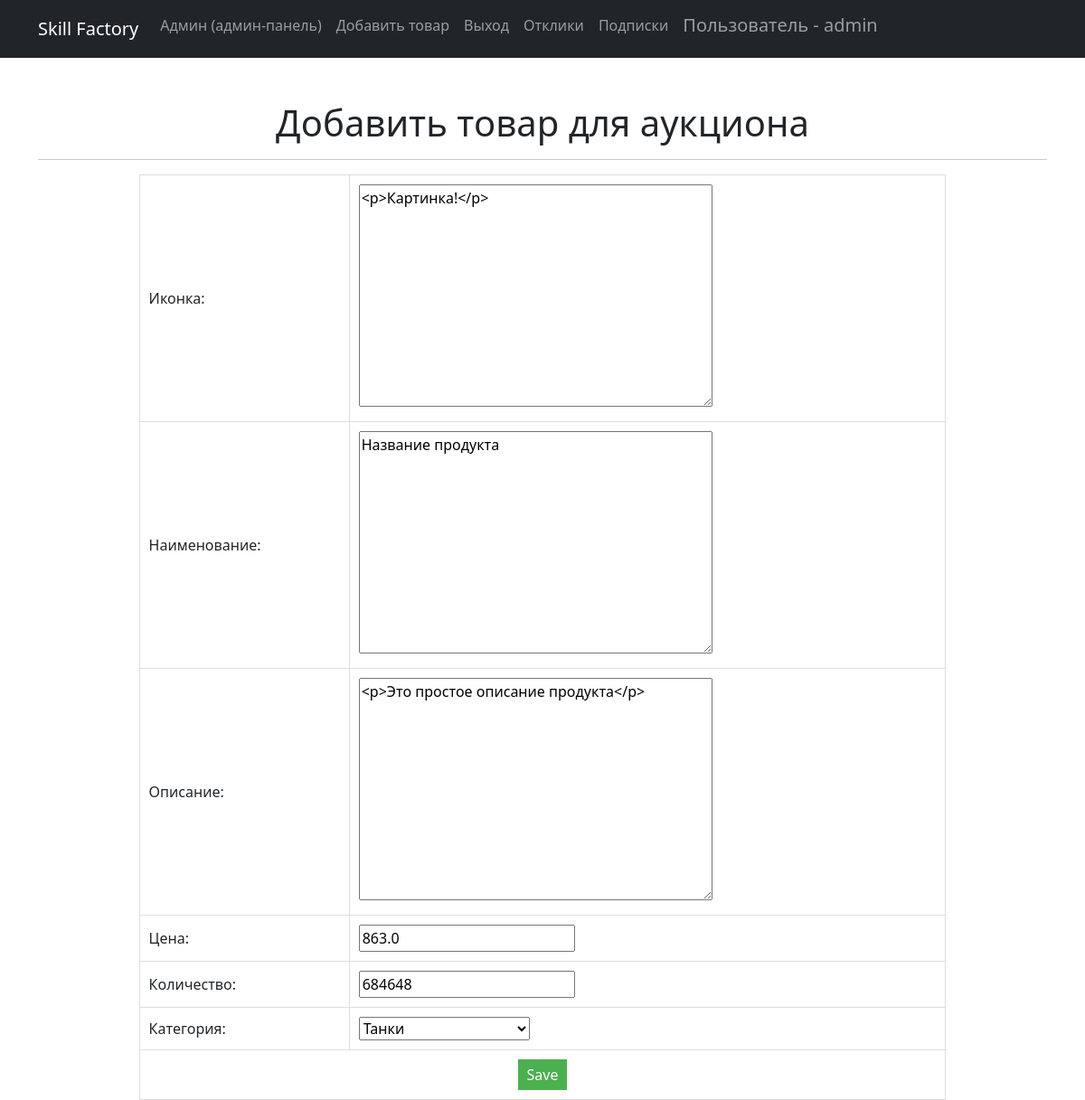
/products/3/update/ (signed in), run on the app's committed database.
### simpleapp/models.py (models this page shows, shortened)
class Product(models.Model):
    class Meta:
        verbose_name = 'Продукт'
        verbose_name_plural = 'Продукты'
    author = models.ForeignKey(Author, on_delete=models.CASCADE)
    icon = RichTextField( # поле для иконки
        verbose_name='Иконка',
        blank=True,  # поле необязательное, может быть пустым
    )
    name = models.TextField(
        max_length=254,
        unique=True, # названия товаров не должны повторяться
        verbose_name='Название',
    )
    description = RichTextField(verbose_name = 'Описание')
    quantity = models.IntegerField(
        validators=[MinValueValidator(0)], verbose_name = 'Количество'
    )
    category = models.ForeignKey(
        to='Category',
        on_delete=models.CASCADE,
        related_name='products', # все продукты в категории будут доступны через поле products
        verbose_name='Категория',
    )
    price = models.FloatField(
        validators=[MinValueValidator(0.0)],
        verbose_name = 'Цена',
    )
    created_at = models.DateTimeField(
        default=timezone.now,  # Значение по умолчанию - текущая дата и время
        verbose_name='Дата создания',
    )

### simpleapp/views.py (the view)
# urls.py: path('<int:pk>/update/', ProductUpdate.as_view(), name='product_update'),
class ProductUpdate(PermissionRequiredMixin, UpdateView):
    permission_required = ('simpleapp.change_product',)
    form_class = ProductForm
    model = Product
    template_name = 'product_edit.html'
    def dispatch(self, request, *args, **kwargs):
        self.object = self.get_object()
        if request.user != self.object.author.authorUser:
            return redirect('product_list')
        return super().dispatch(request, *args, **kwargs)

### simpleapp/forms.py (shortened to what this page needs)
class ProductForm(forms.ModelForm):
    class Meta:
        model = Product
        fields = [
            'icon', 'name', 'description', 'category', 'price', 'quantity', ]
        labels = {
            'icon': 'Иконка',
            'name': 'Наименование',
            'description': 'Описание',
            'category': 'Категория',
            'price': 'Цена',
            'quantity': 'Количество',
        }

### simpleapp/models.py (called while the page is built)
    def __str__(self):
        return self.name.title()

### templates/product_edit.html (shortened to what this page needs)
{% extends 'flatpages/default.html' %}
{% block content %}
    <h1>Добавить товар для аукциона</h1>
    <hr>
    <table>
        <form action="" method="post">
            <tr>
                <td>{{ form.icon.label_tag }}</td>
                <td>{{ form.icon }}</td>
            </tr>
            <tr>
                <td>{{ form.name.label_tag }}</td>
                <td>{{ form.name }}</td>
            </tr>
            <tr>
                <td>{{ form.description.label_tag }}</td>
                <td>{{ form.description }}</td>
            </tr>
            <tr>
                <td>{{ form.price.label_tag }}</td>
                <td>{{ form.price }}</td>
            </tr>
            <tr>
                <td>{{ form.quantity.label_tag }}</td>
                <td>{{ form.quantity }}</td>
            </tr>
            <tr>
                <td>{{ form.category.label_tag }}</td>
                <td>{{ form.category }}</td>
            </tr>
            <tr>
                <td colspan="2" style="text-align: center;">
                    <input type="submit" value="Save" />
                </td>
            </tr>
        </form>
    </table>
{% endblock content %}

### templates/flatpages/default.html (shortened to what this page needs)
<!DOCTYPE html>
<html lang="en">
    <head>
        {% load static %}
        <link href="{% static 'css/styles.css' %}" rel="stylesheet" />
    </head>
    <body>
        <nav class="navbar navbar-expand-lg navbar-dark bg-dark static-top">
   <div class="container">
       <a class="navbar-brand" href="/products/">Skill Factory</a>
       <div class="collapse navbar-collapse" id="navbarResponsive">
           <ul class="navbar-nav ml-auto">
               <li class="nav-item active">
                   <a class="nav-link" href="/admin/">Админ
                       <span class="sr-only">(админ-панель)</span>
                   </a>
               </li>
              {% if user.is_authenticated %}
               <li class="nav-item">
                   <a class="nav-link" href="/products/create/">Добавить товар</a>
               </li>
               {% endif %}
               {% if user.is_authenticated %}
               <li class="nav-item">
                   <a class="nav-link" href="/accounts/logout/">Выход</a>
               </li>
               <li class="nav-item">
                   <a class="nav-link" href="/products/comments/">Отклики</a>
               </li>
               <li class="nav-item">
                   <a class="nav-link" href="/products/subscriptions/">Подписки</a>
               </li>
               <li class="nav-item">
                    <h5><a class="nav-link" href="">Пользователь - {{ user }}</a></h5>
               </li>
               {% endif %}
           </ul>
       </div>
   </div>
</nav>
        <div class="container">
            <div class="text" align="center">
                <br>
                <br>
                {% block content %}
                {% endblock content %}
            </div>
        </div>
    </body>
</html>

### templates/product_edit.html (style rules this page uses)
table { border-collapse: collapse; width: 80%; }
td { padding: 10px; border: 1px solid #ddd; }
input[type="submit"] { padding: 5px 10px; background-color: #4CAF50; color: white; border: none; cursor: pointer; }

### data on the page
Product: icon "<p>Картинка!</p>", name "Название продукта", description "<p>Это простое описание продукта</p>", price "863.0", quantity "684648", category "Танки"

### other printed values
{{ user }} "admin"
